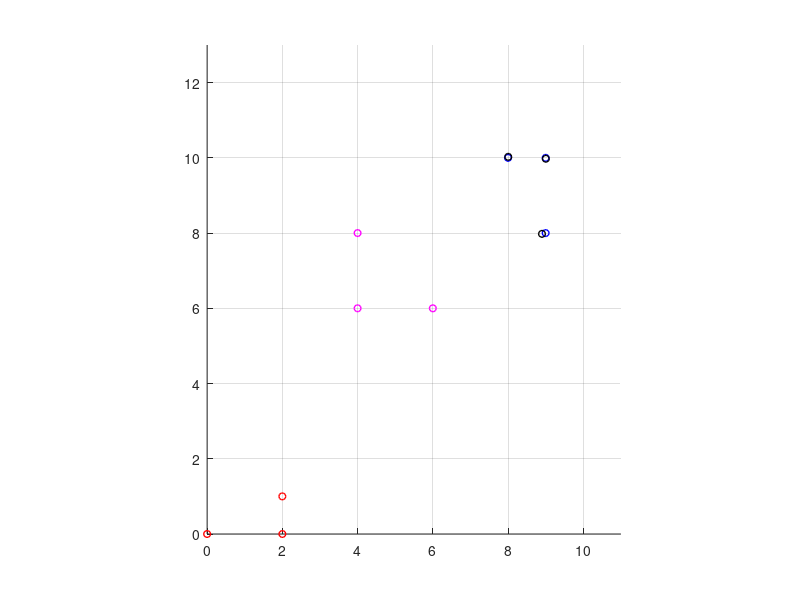

The MATLAB source for this figure:
clear vars; close all; clc;

start_points = [0, 0; 2, 0; 2, 1];
end_points = [9, 8; 9, 10; 8, 10];
obstacles = [4,6; 6,6; 4,8];

k_att = 1;
k_rep = 1;
pot_field = 2;

f1 = figure;
hold on;
axis equal;
xlim([0,11]);
ylim([0,13]);
grid on;

L1 = 2; L2 = 1;
theta1=0; theta2=pi/2;
p1 = start_points(1,:);
p2 = start_points(2,:);
p3 = start_points(3,:);
while 1
    cla;
    plot(start_points(:,1), start_points(:,2), 'ro', 'MarkerSize', 5, 'LineWidth', 1);
    plot(end_points(:,1), end_points(:,2), 'bo', 'MarkerSize', 5, 'LineWidth', 1);
    plot(obstacles(:,1), obstacles(:,2), 'mo', 'MarkerSize', 5, 'LineWidth', 1);

%     syms x y theta theta2
%     p1jacobi = jacobian([x,y],[x;y;theta])'
    p1jacobi = [[1, 0]
    [0, 1]
    [0, 0]];
%     p2jacobi = jacobian([x+L1*cos(theta) , y+L1*sin(theta)],[x;y;theta]).'
    p2jacobi = [[            1,            0]
    [            0,            1]
    [-2*sin(theta1), 2*cos(theta1)]];
%     p3jacobi = jacobian([x+L1*cos(theta) + L2*cos(theta+theta2), y+L1*sin(theta) + L2*sin(theta+theta2)],[x;y;theta]).'
    p3jacobi = [[                                 1,                                0]
    [                                 0,                                1]
    [- 2*sin(theta1) - sin(theta1 + pi/2), 2*cos(theta1) + cos(theta1 + pi/2)]];

    p1grad = [0;0];
    p2grad = [0;0];
    p3grad = [0;0];
    obs_grad = [0;0];

    for i = 1:size(obstacles,1)
        obs_pos = obstacles(i,:);
        r1 = (p1 - obs_pos)';
        r2 = (p2 - obs_pos)';
        r3 = (p3 - obs_pos)';
        d1 = norm(r1);
        d2 = norm(r2);
        d3 = norm(r3);
        if d1 < pot_field
            obs_grad = obs_grad + k_rep * (1/d1 - 1/pot_field) * (1/d1^2) * r1;
        end
        if d2 < pot_field
            obs_grad = obs_grad + k_rep * (1/d2 - 1/pot_field) * (1/d2^2) * r2;
        end
        if d3 < pot_field
            obs_grad = obs_grad + k_rep * (1/d3 - 1/pot_field) * (1/d3^2) * r3;
        end
    end

    p1grad = obs_grad  + k_att * ([end_points(1,1)-p1(1); end_points(1,2)-p1(2)]) * 0.005;
    p2grad = obs_grad  + k_att * ([end_points(2,1)-p2(1); end_points(2,2)-p2(2)]) * 0.005;
    p3grad = obs_grad  + k_att * ([end_points(3,1)-p3(1); end_points(3,2)-p3(2)]) * 0.005;

    f = p1jacobi*p1grad + p2jacobi*p2grad + p3jacobi*p3grad;
    p1 = p1 + f(1:2)';
    theta1 = theta1 + f(3);
    p2 = [p1(1)+L1*cos(theta1) , p1(2)+L1*sin(theta1)];
    p3 = [p2(1)+L2*cos(theta1+theta2), p2(2)+L2*sin(theta1+theta2)];
    cur_points = [p1;p2;p3];
    plot(cur_points(:,1),cur_points(:,2), 'ko', 'MarkerSize', 5, 'LineWidth', 1);
   
    if norm(end_points(1,:)-p1) < 0.1 && norm(end_points(2,:)-p2) < 0.1 && norm(end_points(3,:)-p3) < 0.1
        break;
    end

    drawnow;
end
